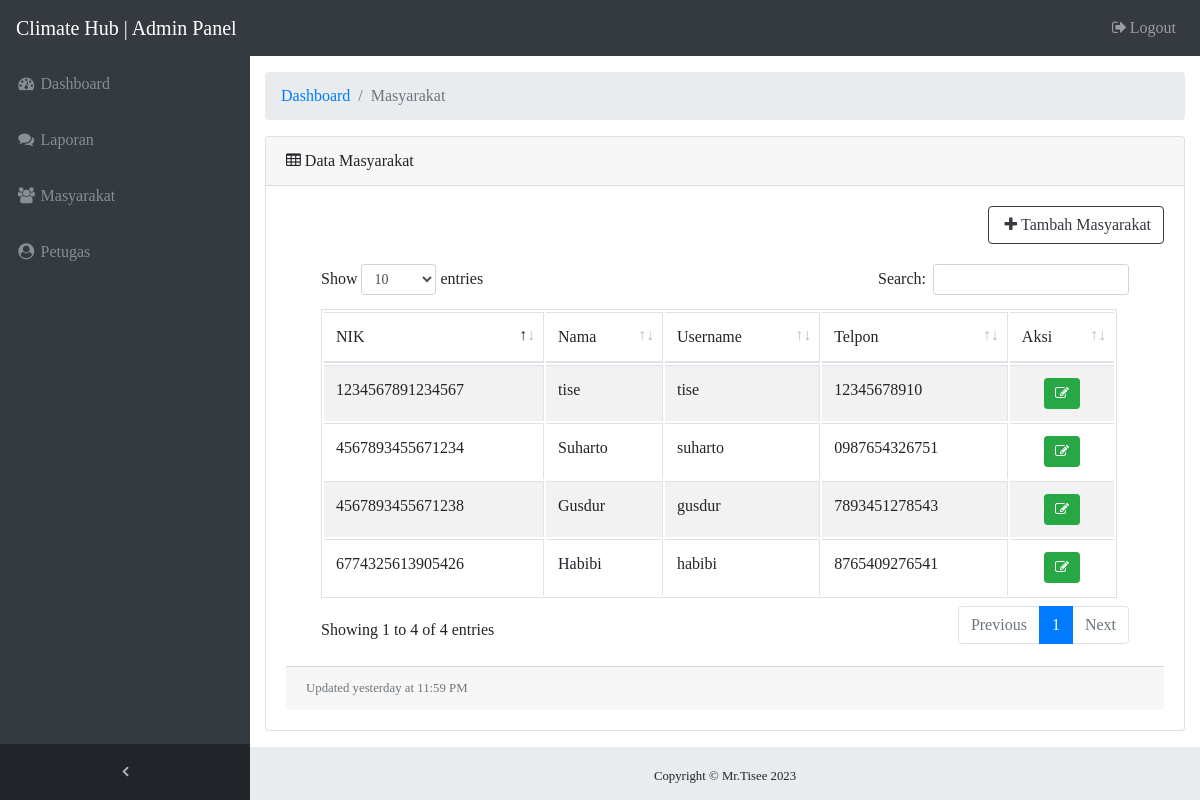
Page /admin/masyarakat.php (signed in) on the committed database.
### tables this page shows
CREATE TABLE `masyarakat` (
  `nik` char(16) NOT NULL,
  `nama` varchar(35) NOT NULL,
  `username` varchar(25) NOT NULL,
  `password` varchar(255) NOT NULL,
  `telp` varchar(13) NOT NULL
);

### admin/masyarakat.php (the view, shortened to what this page needs)
<?php require_once 'includes/header.php';
include_once 'php_action/do_editMasyarakat.php'; ?>
<div class="content-wrapper">
  <div class="container-fluid">
    <ol class="breadcrumb">
      <li class="breadcrumb-item">
        <a href="dashboard.php">Dashboard</a>
      </li>
      <li class="breadcrumb-item active">Masyarakat</li>
    </ol>
    <div class="card mb-3">
      <div class="card-header">
        <i class="fa fa-table"></i> Data Masyarakat
      </div>
      <div class="card-body">
        <div class="float-right" style="padding-bottom:20px;">
          <button class="btn btn-outline-dark" data-toggle="modal" data-target="#tambahMasyarakat"> <i class="fa fa-plus fa-fw"></i>Tambah Masyarakat</button>
        </div>
      <div class="card-body">
        <div class="table-responsive">
          <table id="masyarakat" class="table table-striped table-bordered ">
            <thead>
              <tr>
                <td>NIK</td>
                <td>Nama</td>
                <td>Username</td>
                <td>Telpon</td>
                <td>Aksi</td>
              </tr>
            </thead>
            <tbody>
              <?php
              $result = mysqli_query(
                $connect,
                "SELECT * FROM masyarakat ORDER BY nik DESC"
              );
              if (mysqli_num_rows($result) > 0) {
                while ($row = mysqli_fetch_array($result)) {
              ?>
                  <tr>
                    <td><?= $row[0] ?></td>
                    <td><?= $row[1] ?></td>
                    <td><?= $row[2] ?></td>
                    <td><?= $row[4] ?></td>
                    <td class="text-center">
                    <button data-toggle="modal" data-target="#editMasyarakat"
                      data-nik="<?= $row[0] ?>"
                      data-nama="<?= $row[1] ?>"
                      data-username="<?= $row[2] ?>"
                      data-password="<?= $row[3] ?>"
                      data-telp="<?= $row[4] ?>"
                      onclick="formEdit(this);" class="btn btn-sm btn-success"><i class="fa fa-fw fa-edit"></i></button>
                    </td>
                  </tr>
                <?php
                }
              }
              ?>
            </tbody>
          </table>
        </div>
      </div>
      <div class="card-footer small text-muted">Updated yesterday at 11:59 PM</div>
    </div>
  </div>
</div>
  <?php require_once 'includes/footer.php'; ?>

### assets/custom/custom.css (style rules this page uses)
html { position: relative; min-height: 100%; }
body { overflow-x: hidden; }
body.sticky-footer { margin-bottom: 56px; }
body.sticky-footer .content-wrapper { min-height: calc(100vh - 56px - 56px); }
body.fixed-nav { padding-top: 56px; }
.content-wrapper { min-height: calc(100vh - 56px); padding-top: 1rem; }
.content-wrapper { overflow-x: hidden; background: white; }
@media (min-width: 992px) { .content-wrapper { margin-left: 250px; } }

### admin/php_action/fpdf.css (style rules this page uses)
body { font-family:"Times New Roman",serif }

### rows in the picture
masyarakat: nik "6774325613905426", nama "Habibi", username "habibi", telp "8765409276541"
masyarakat: nik "4567893455671238", nama "Gusdur", username "gusdur", telp "7893451278543"
masyarakat: nik "4567893455671234", nama "Suharto", username "suharto", telp "0987654326751"
masyarakat: nik "1234567891234567", nama "tise", username "tise", telp "12345678910"
